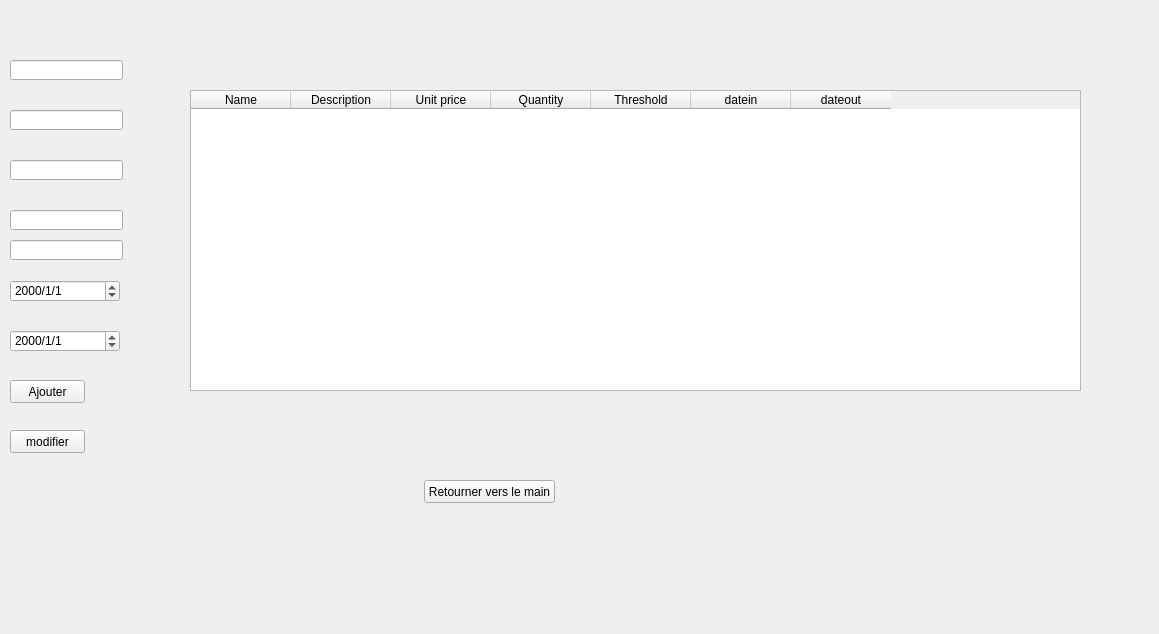
<?xml version="1.0" encoding="UTF-8"?>
<ui version="4.0">
 <class>Form</class>
 <widget class="QWidget" name="Form">
  <property name="geometry">
   <rect>
    <x>0</x>
    <y>0</y>
    <width>1159</width>
    <height>634</height>
   </rect>
  </property>
  <property name="windowTitle">
   <string>Form</string>
  </property>
  <widget class="QDateEdit" name="dateout">
   <property name="geometry">
    <rect>
     <x>10</x>
     <y>330</y>
     <width>110</width>
     <height>22</height>
    </rect>
   </property>
   <property name="displayFormat">
    <string>yyyy/M/d</string>
   </property>
  </widget>
  <widget class="QDateEdit" name="datein">
   <property name="geometry">
    <rect>
     <x>10</x>
     <y>280</y>
     <width>110</width>
     <height>22</height>
    </rect>
   </property>
   <property name="displayFormat">
    <string>yyyy/M/d</string>
   </property>
  </widget>
  <widget class="QLineEdit" name="description">
   <property name="geometry">
    <rect>
     <x>10</x>
     <y>110</y>
     <width>113</width>
     <height>20</height>
    </rect>
   </property>
   <property name="text">
    <string/>
   </property>
  </widget>
  <widget class="QPushButton" name="add">
   <property name="geometry">
    <rect>
     <x>10</x>
     <y>380</y>
     <width>75</width>
     <height>23</height>
    </rect>
   </property>
   <property name="text">
    <string>Ajouter</string>
   </property>
  </widget>
  <widget class="QPushButton" name="return_3">
   <property name="geometry">
    <rect>
     <x>424</x>
     <y>480</y>
     <width>131</width>
     <height>23</height>
    </rect>
   </property>
   <property name="text">
    <string>Retourner vers le main</string>
   </property>
  </widget>
  <widget class="QTableWidget" name="tableWidget">
   <property name="geometry">
    <rect>
     <x>190</x>
     <y>90</y>
     <width>891</width>
     <height>301</height>
    </rect>
   </property>
   <column>
    <property name="text">
     <string>Name</string>
    </property>
   </column>
   <column>
    <property name="text">
     <string>Description</string>
    </property>
   </column>
   <column>
    <property name="text">
     <string>Unit price</string>
    </property>
   </column>
   <column>
    <property name="text">
     <string>Quantity</string>
    </property>
   </column>
   <column>
    <property name="text">
     <string>Threshold</string>
    </property>
   </column>
   <column>
    <property name="text">
     <string>datein</string>
    </property>
   </column>
   <column>
    <property name="text">
     <string>dateout</string>
    </property>
   </column>
  </widget>
  <widget class="QLineEdit" name="quantity">
   <property name="geometry">
    <rect>
     <x>10</x>
     <y>210</y>
     <width>113</width>
     <height>20</height>
    </rect>
   </property>
   <property name="text">
    <string/>
   </property>
  </widget>
  <widget class="QLineEdit" name="unitprice">
   <property name="geometry">
    <rect>
     <x>10</x>
     <y>160</y>
     <width>113</width>
     <height>20</height>
    </rect>
   </property>
   <property name="text">
    <string/>
   </property>
  </widget>
  <widget class="QLineEdit" name="name">
   <property name="geometry">
    <rect>
     <x>10</x>
     <y>60</y>
     <width>113</width>
     <height>20</height>
    </rect>
   </property>
   <property name="text">
    <string/>
   </property>
  </widget>
  <widget class="QLineEdit" name="threshold">
   <property name="geometry">
    <rect>
     <x>10</x>
     <y>240</y>
     <width>113</width>
     <height>20</height>
    </rect>
   </property>
   <property name="text">
    <string/>
   </property>
  </widget>
  <widget class="QPushButton" name="update2">
   <property name="geometry">
    <rect>
     <x>10</x>
     <y>430</y>
     <width>75</width>
     <height>23</height>
    </rect>
   </property>
   <property name="text">
    <string>modifier</string>
   </property>
  </widget>
 </widget>
 <resources/>
 <connections/>
</ui>
